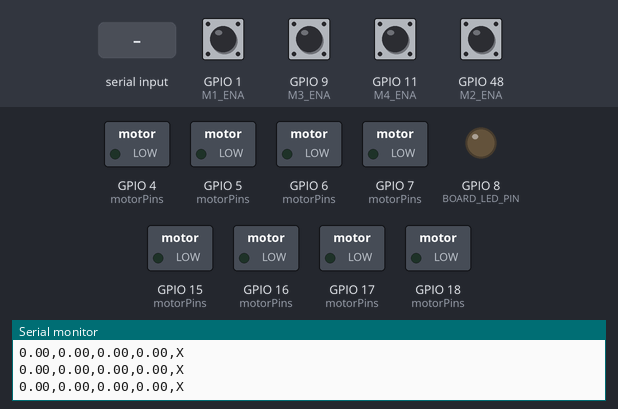
A sketch run on a simulated ESP32-S3. Shown: switched loads named in the sketch (green lamp = pin HIGH), output pins drawn as LEDs (lit = HIGH), the last lines printed to the serial monitor. The inputs (shaded band) are chosen by the test bench; at power-on: GPIO 1 (M1_ENA), GPIO 9 (M3_ENA), GPIO 11 (M4_ENA), GPIO 48 (M2_ENA) HIGH.

Above: at 1.2 s.
1.3 s: "W" received over Serial
At 1.7 s:
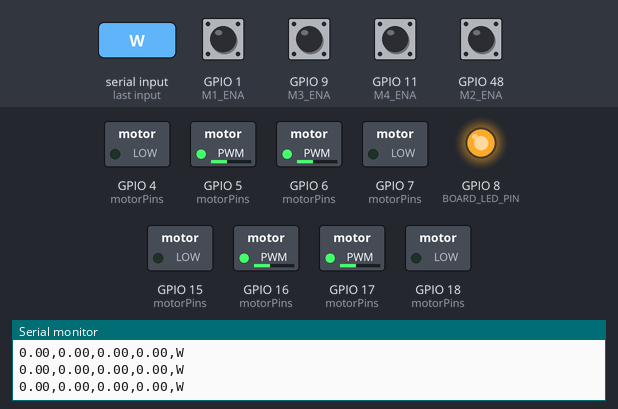
3.3 s: "S" received over Serial
At 3.7 s:
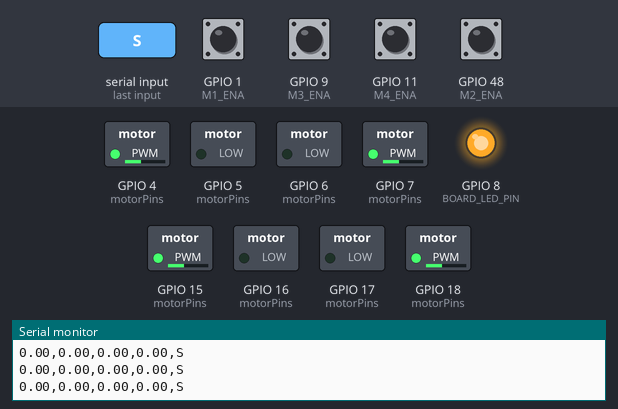
5.3 s: "A" received over Serial
At 5.7 s:
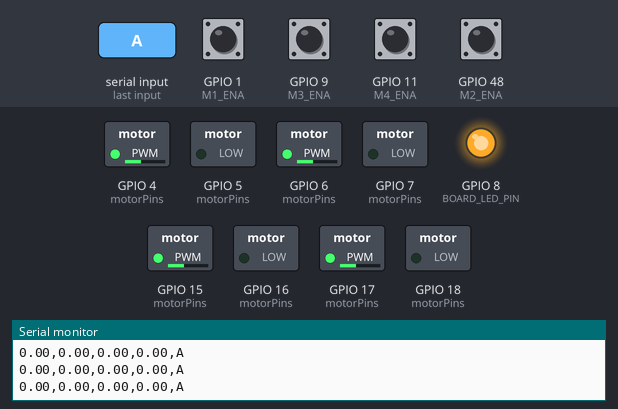
7.3 s: "D" received over Serial
At 7.7 s:
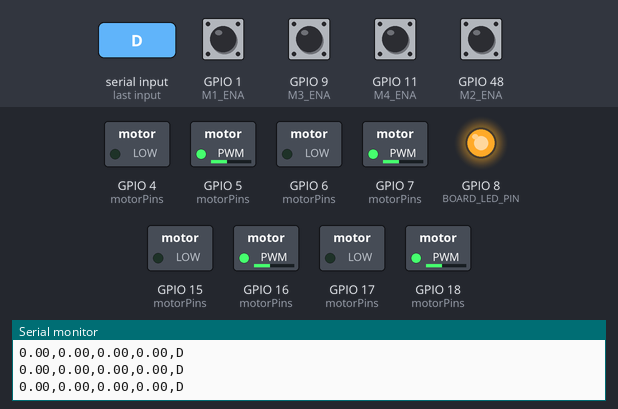
Timing chart, 0 to 10.3 s (numbered marks = the images above; inputs shaded):
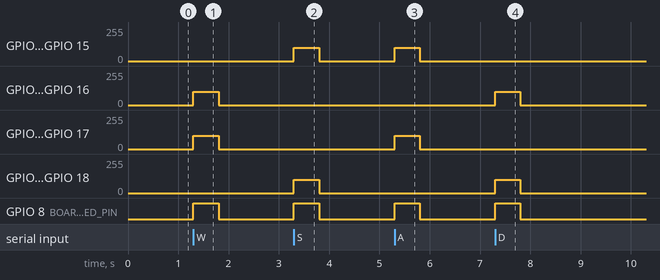

The sketch:

Control.ino
```cpp
#include <Arduino.h>

// =====================================================
// ESP32-S3 | 4WD Smoke Tracking Robot
// Raspberry Pi 5 + ESP32-S3 + BTS7960
// =====================================================

// =====================================================
// 1. CONFIGURATION
// =====================================================

#define BOARD_LED_PIN 8

// Motor 1
#define M1_RPWM 4
#define M1_LPWM 5

// Motor 2
#define M2_RPWM 6
#define M2_LPWM 7

// Motor 3
#define M3_RPWM 15
#define M3_LPWM 16

// Motor 4
#define M4_RPWM 17
#define M4_LPWM 18

// =====================================================
// 2. ENCODER PINS
// =====================================================

// Motor 1
#define M1_ENA 1
#define M1_ENB 2

// Motor 2
#define M2_ENA 48
#define M2_ENB 47

// Motor 3
#define M3_ENA 9
#define M3_ENB 10

// Motor 4
#define M4_ENA 11
#define M4_ENB 12

// =====================================================
// 3. SYSTEM PARAMETERS
// =====================================================

const unsigned long BAUD_RATE = 115200;

// PWM 0-255
const int BASE_SPEED = 100;

// Check actual encoder counts per wheel revolution.
const float PPR = 1859.0f;

// Telemetry at 10 Hz
const unsigned long RPM_INTERVAL_MS = 100;

// Motor watchdog
const unsigned long COMMAND_TIMEOUT_MS = 500;

// Current motor command
char current_cmd = 'X';

// Watchdog timestamp
unsigned long lastCommandTime = 0;

// RPM timestamp
unsigned long prev_time = 0;

// =====================================================
// 4. ENCODER VARIABLES
// =====================================================

volatile long encoder_count[4] = {
  0, 0, 0, 0
};

long prev_encoder_count[4] = {
  0, 0, 0, 0
};

float rpm[4] = {
  0.0f, 0.0f, 0.0f, 0.0f
};

// =====================================================
// 5. ENCODER INTERRUPTS
// =====================================================

void IRAM_ATTR isr_m1() {
  if (digitalRead(M1_ENB)) {
    encoder_count[0]++;
  } else {
    encoder_count[0]--;
  }
}

void IRAM_ATTR isr_m2() {
  if (digitalRead(M2_ENB)) {
    encoder_count[1]--;
  } else {
    encoder_count[1]++;
  }
}

void IRAM_ATTR isr_m3() {
  if (digitalRead(M3_ENB)) {
    encoder_count[2]++;
  } else {
    encoder_count[2]--;
  }
}

void IRAM_ATTR isr_m4() {
  if (digitalRead(M4_ENB)) {
    encoder_count[3]--;
  } else {
    encoder_count[3]++;
  }
}

// =====================================================
// 6. BTS7960 MOTOR CONTROL
// =====================================================

void setMotorBTS7960(
  int rpwm_pin,
  int lpwm_pin,
  int speed
) {

  speed = constrain(speed, -255, 255);

  if (speed > 0) {

    // Clear opposite direction first
    analogWrite(lpwm_pin, 0);
    analogWrite(rpwm_pin, speed);

  } else if (speed < 0) {

    analogWrite(rpwm_pin, 0);
    analogWrite(lpwm_pin, -speed);

  } else {

    analogWrite(rpwm_pin, 0);
    analogWrite(lpwm_pin, 0);
  }
}

// =====================================================
// 7. SET ALL FOUR MOTORS
// =====================================================

void moveRobot(
  int speed_m1,
  int speed_m2,
  int speed_m3,
  int speed_m4
) {

  setMotorBTS7960(
    M1_RPWM,
    M1_LPWM,
    speed_m1
  );

  setMotorBTS7960(
    M2_RPWM,
    M2_LPWM,
    speed_m2
  );

  setMotorBTS7960(
    M3_RPWM,
    M3_LPWM,
    speed_m3
  );

  setMotorBTS7960(
    M4_RPWM,
    M4_LPWM,
    speed_m4
  );
}

// =====================================================
// 8. STOP ALL MOTORS
// =====================================================

void stopMotors() {

  moveRobot(0, 0, 0, 0);

  current_cmd = 'X';

  digitalWrite(
    BOARD_LED_PIN,
    LOW
  );
}

// =====================================================
// 9. PROCESS SERIAL COMMAND
// =====================================================

void processCommand(char cmd) {

  // Ping / Handshake
  if (cmd == 'P') {

    Serial.println("PONG");

    // P does not refresh motor watchdog.
    return;
  }

  // Valid motor command received
  lastCommandTime = millis();

  current_cmd = cmd;

  switch (cmd) {

    // ---------------------------------
    // W = FORWARD
    // ---------------------------------
    case 'W':

      moveRobot(
        -BASE_SPEED,
         BASE_SPEED,
        -BASE_SPEED,
         BASE_SPEED
      );

      break;

    // ---------------------------------
    // S = BACKWARD
    // ---------------------------------
    case 'S':

      moveRobot(
         BASE_SPEED,
        -BASE_SPEED,
         BASE_SPEED,
        -BASE_SPEED
      );

      break;

    // ---------------------------------
    // A = TURN LEFT
    // ---------------------------------
    case 'A':

      moveRobot(
        BASE_SPEED,
        BASE_SPEED,
        BASE_SPEED,
        BASE_SPEED
      );

      break;

    // ---------------------------------
    // D = TURN RIGHT
    // ---------------------------------
    case 'D':

      moveRobot(
        -BASE_SPEED,
        -BASE_SPEED,
        -BASE_SPEED,
        -BASE_SPEED
      );

      break;

    // ---------------------------------
    // X = STOP
    // ---------------------------------
    case 'X':

      stopMotors();

      break;

    default:

      stopMotors();

      break;
  }

  // LED ON when motor command active
  if (current_cmd != 'X') {

    digitalWrite(
      BOARD_LED_PIN,
      HIGH
    );

  } else {

    digitalWrite(
      BOARD_LED_PIN,
      LOW
    );
  }
}

// =====================================================
// 10. MOTOR WATCHDOG
// =====================================================

void checkMotorWatchdog() {

  unsigned long now = millis();

  if (current_cmd != 'X') {

    if (
      now - lastCommandTime >= COMMAND_TIMEOUT_MS
    ) {

      stopMotors();

      // No extra serial log:
      // preserves numeric RPM telemetry format.
    }
  }
}

// =====================================================
// 11. READ ENCODERS + CALCULATE RPM
// =====================================================

void sendRPMData() {

  unsigned long current_time = millis();

  unsigned long elapsed =
    current_time - prev_time;

  if (elapsed < RPM_INTERVAL_MS) {
    return;
  }

  float dt = elapsed / 1000.0f;

  if (dt <= 0.0f) {
    return;
  }

  long counts[4];

  // Atomic copy of encoder counts
  noInterrupts();

  for (int i = 0; i < 4; i++) {

    counts[i] = encoder_count[i];
  }

  interrupts();

  // Calculate signed RPM
  for (int i = 0; i < 4; i++) {

    long pulses =
      counts[i] - prev_encoder_count[i];

    rpm[i] =
      (pulses * 60.0f) / (PPR * dt);

    prev_encoder_count[i] = counts[i];
  }

  prev_time = current_time;

  // Protocol:
  // M1,M2,M3,M4,CMD
  Serial.printf(
    "%.2f,%.2f,%.2f,%.2f,%c\n",
    rpm[0],
    rpm[1],
    rpm[2],
    rpm[3],
    current_cmd
  );
}

// =====================================================
// 12. SETUP
// =====================================================

void setup() {

  Serial.begin(BAUD_RATE);

  // ---------------------------
  // Board LED
  // ---------------------------

  pinMode(
    BOARD_LED_PIN,
    OUTPUT
  );

  digitalWrite(
    BOARD_LED_PIN,
    LOW
  );

  // ---------------------------
  // Motor PWM Pins
  // ---------------------------

  const int motorPins[] = {

    M1_RPWM,
    M1_LPWM,

    M2_RPWM,
    M2_LPWM,

    M3_RPWM,
    M3_LPWM,

    M4_RPWM,
    M4_LPWM
  };

  const int pinCount =
    sizeof(motorPins) / sizeof(motorPins[0]);

  for (int i = 0; i < pinCount; i++) {

    pinMode(
      motorPins[i],
      OUTPUT
    );

    digitalWrite(
      motorPins[i],
      LOW
    );

    analogWrite(
      motorPins[i],
      0
    );
  }

  // Ensure motors stopped
  stopMotors();

  // ---------------------------
  // Encoder Inputs
  // ---------------------------

  pinMode(M1_ENA, INPUT_PULLUP);
  pinMode(M1_ENB, INPUT_PULLUP);

  pinMode(M2_ENA, INPUT_PULLUP);
  pinMode(M2_ENB, INPUT_PULLUP);

  pinMode(M3_ENA, INPUT_PULLUP);
  pinMode(M3_ENB, INPUT_PULLUP);

  pinMode(M4_ENA, INPUT_PULLUP);
  pinMode(M4_ENB, INPUT_PULLUP);

  // ---------------------------
  // Encoder Interrupts
  // ---------------------------

  attachInterrupt(
    digitalPinToInterrupt(M1_ENA),
    isr_m1,
    RISING
  );

  attachInterrupt(
    digitalPinToInterrupt(M2_ENA),
    isr_m2,
    RISING
  );

  attachInterrupt(
    digitalPinToInterrupt(M3_ENA),
    isr_m3,
    RISING
  );

  attachInterrupt(
    digitalPinToInterrupt(M4_ENA),
    isr_m4,
    RISING
  );

  // ---------------------------
  // Reset Encoder Counts
  // ---------------------------

  noInterrupts();

  for (int i = 0; i < 4; i++) {

    encoder_count[i] = 0;
  }

  interrupts();

  for (int i = 0; i < 4; i++) {

    prev_encoder_count[i] = 0;
    rpm[i] = 0.0f;
  }

  // ---------------------------
  // Initialize Timers
  // ---------------------------

  prev_time = millis();

  lastCommandTime = millis();

  current_cmd = 'X';
}

// =====================================================
// 13. MAIN LOOP
// =====================================================

void loop() {

  // Read all available commands
  while (Serial.available() > 0) {

    char cmd = Serial.read();

    if (
      cmd == 'W' ||
      cmd == 'S' ||
      cmd == 'A' ||
      cmd == 'D' ||
      cmd == 'X' ||
      cmd == 'P'
    ) {

      processCommand(cmd);
    }
  }

  // Stop if command stream is lost
  checkMotorWatchdog();

  // Send encoder telemetry
  sendRPMData();
}
```

Measured:
- after the input at 1.3 s, GPIO 5 (motorPins), GPIO 6 (motorPins), GPIO 16 (motorPins), GPIO 17 (motorPins): 0/255 → 100/255 at once, → 0/255 0.50 s later; GPIO 8 (BOARD_LED_PIN): LOW → HIGH at once, → LOW 0.50 s later
- after the input at 3.3 s, GPIO 4 (motorPins), GPIO 7 (motorPins), GPIO 15 (motorPins), GPIO 18 (motorPins): 0/255 → 100/255 at once, → 0/255 0.50 s later; GPIO 8 (BOARD_LED_PIN): LOW → HIGH at once, → LOW 0.50 s later
- after the input at 5.3 s, GPIO 4 (motorPins), GPIO 6 (motorPins), GPIO 15 (motorPins), GPIO 17 (motorPins): 0/255 → 100/255 at once, → 0/255 0.50 s later; GPIO 8 (BOARD_LED_PIN): LOW → HIGH at once, → LOW 0.50 s later
- after the input at 7.3 s, GPIO 5 (motorPins), GPIO 7 (motorPins), GPIO 16 (motorPins), GPIO 18 (motorPins): 0/255 → 100/255 at once, → 0/255 0.50 s later; GPIO 8 (BOARD_LED_PIN): LOW → HIGH at once, → LOW 0.50 s later
